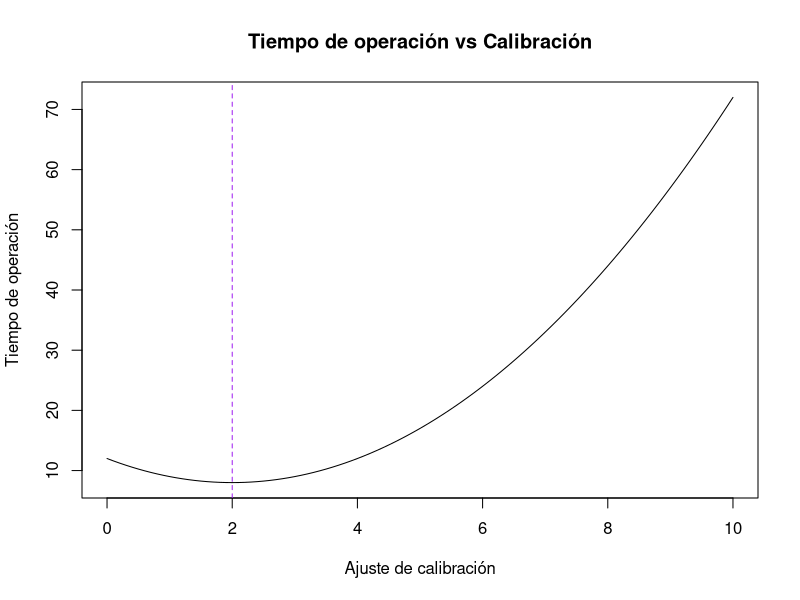

The R source for this figure:
# Ejercicio 4: Minimizar el tiempo
T <- function(x){
  x^2 - 4*x + 12
}

x_vals <- seq(0, 10, 0.1)

tiempos <- T(x_vals)
min_x <- x_vals[which.min(tiempos)]
min_t <- min(tiempos)

cat("Tiempo mínimo en x =", min_x, "\n")
cat("Tiempo mínimo =", min_t, "\n")

# Gráfica
plot(x_vals, tiempos, type="l",
     xlab="Ajuste de calibración",
     ylab="Tiempo de operación",
     main="Tiempo de operación vs Calibración")
abline(v=min_x, col="purple", lty=2)
